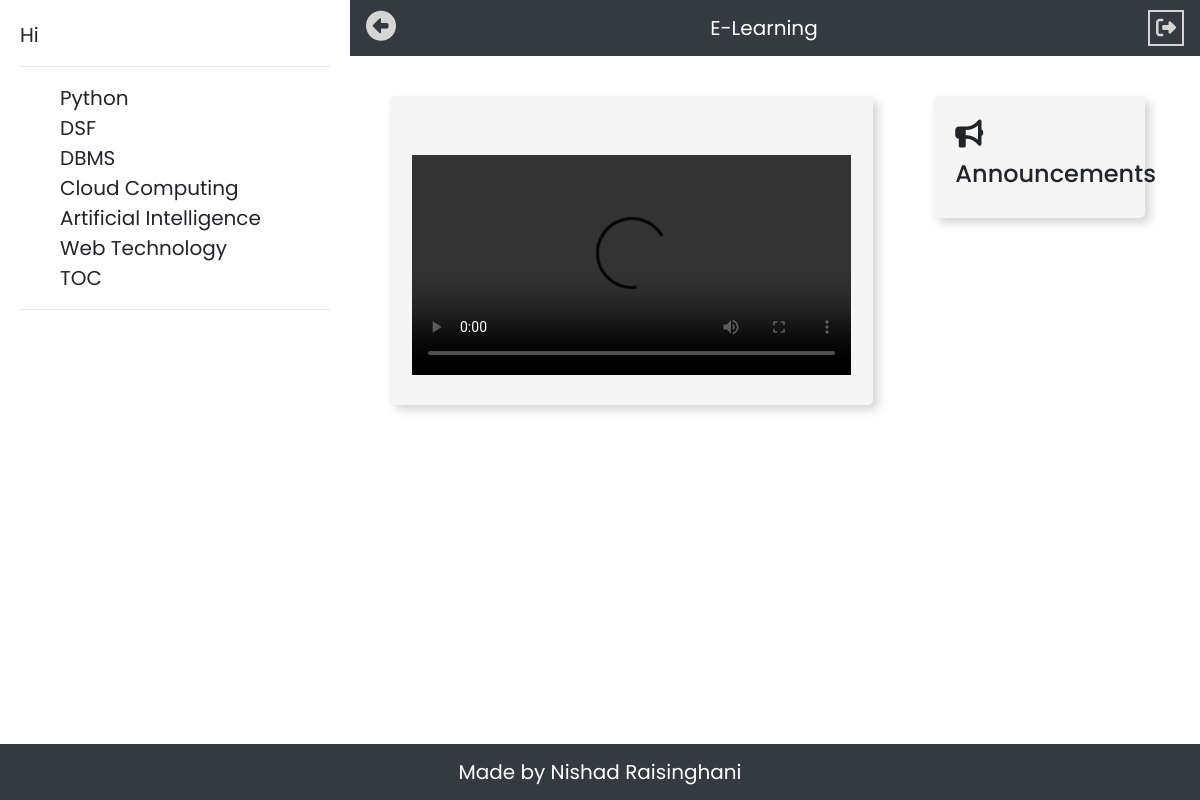
The app's page /St/student.php with its own data.
### tables this page shows
CREATE TABLE `subjects` (
  `subject_Id` int(11) NOT NULL,
  `subject` varchar(255) NOT NULL,
  `year` varchar(3) NOT NULL,
  `dept` varchar(255) NOT NULL,
  `sem` int(11) NOT NULL
);

### St/student.php (the view, shortened to what this page needs)
<?php
               $name=$_SESSION['user_name'];
            ?>
<!DOCTYPE html>
<html>
<head>
	<?php include '../links.php' ?>
	<?php include '../connection.php' ?>
</head>
<body style="height: 100vh !important;">
  <div id="sb">
  	Hi <?php echo $name ;?>
  	<hr>
  	<ul style="list-style-type: none">
  		<?php
  		$getsubs="SELECT * FROM subjects";
  		$run=mysqli_query($conn,$getsubs);
  		while($row=mysqli_fetch_assoc($run))
  		{
  		echo '<li>';
  		    $subid=$row['subject'].'id';
  		    echo '<span onclick="tgllist(\''.$subid.'\')">'.$row['subject'].'</span>';
  		echo '</li>';
  	    }
        ?>
  		</ul>
  	<hr>
  </div>
  <nav class="navbar navbar-expand-lg navbar-dark bg-dark">
   <ul class="navbar-nav mr-auto">
      <li class="nav-item active">
        <i id="tg" class='fas fa-arrow-alt-circle-right' style='color:#d5d5d5;font-size: 30px;'></i>
      </li>
    </ul>
   <a class="navbar-brand" href="#">E-Learning</a>
   <ul class="navbar-nav ml-auto">
      <li class="nav-item active">
        <form method="post">
        <button  type="submit" name='lgt' style="border:2px solid #d5d5d5; background-color: transparent;color: #d5d5d5;"><i class="fas fa-sign-out-alt"></i></button>
        </form>
      </li>
   </ul>
  </nav>
  <div>
    <div class="container-fluid">
  	<div class="row pad">
  		<div class="col-lg-8 sm-auto md-auto pad2">
        <div id='viddiv' class="fc">
          <h3 id="title"></h3><br>
  	<video id='vidshow' style="width: 100%;" controls>
  		<source id="srcvid" type="video/mp4">
    </video>
      </div>
     </div>
     <br><br>
  	<div class="col-lg-4 sm-auto md-auto pad2">
      <div class="container-fluid fc">
        <h3><i class="fa fa-bullhorn" aria-hidden="true"></i></h3><h4> Announcements</h4>
      </div>
    </div>
  </div>
</body>
      <div class="navbar navbar-expand-lg navbar-dark bg-dark navbar-fixed-bottom" id="footer">
        <a class="navbar-brand mx-auto">Made by Nishad Raisinghani</a>
      </div>
</html>

### style.php (style rules this page uses)
body { font-family: 'Poppins', sans-serif; font-size: 20px; -webkit-user-select: none; -moz-user-select: none; -ms-user-select: none; user-select: none; }
.pad2 { padding:30px; }
#sb { background-color: #ffffff; float: left; padding: 20px; width: 350px; height: 100vh; display: none; position: relative; }
#sb li { cursor: pointer; }
#viddiv { display: none; }
.pad { padding: 10px; }
.fc { padding: 20px; background-color: #f5f5f5; border-radius: 5px; border:2px solid #f5f5f5; box-shadow: 5px 5px 10px #d5d5d5; font-size:19px; }
#footer { position: fixed; left: 0; bottom: 0; width: 100vw; color: white; }

### records on screen
subjects: subject "Python"
subjects: subject "DSF"
subjects: subject "DBMS"
subjects: subject "Cloud Computing"
subjects: subject "Artificial Intelligence"
subjects: subject "Web Technology"
subjects: subject "TOC"
